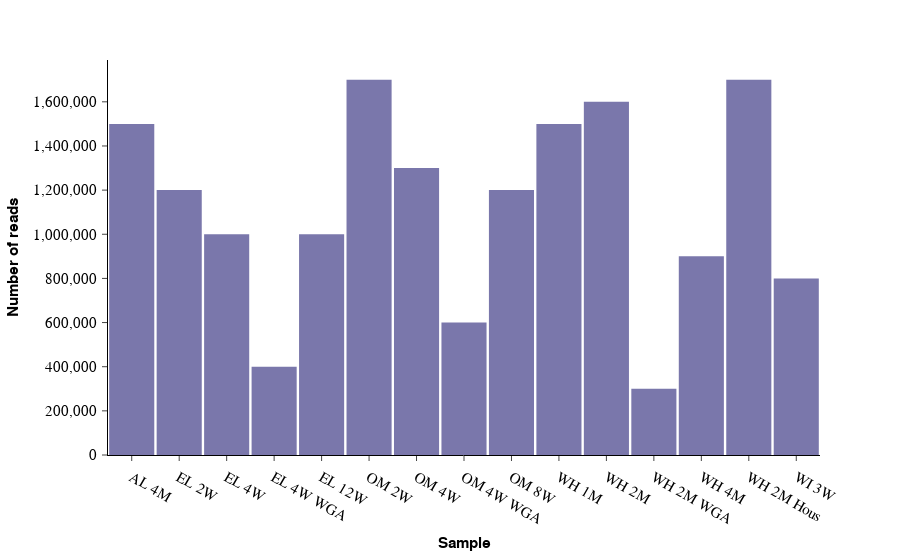

Notebook code for this chart:
### Markdown cell above
# 6. Vertical bar chart using `plotly`

### Code cell
fig = px.bar(x=sample_id, y=num_reads)
fig.update_layout(
    xaxis_title="Sample",
    yaxis_title="Number of reads",
    yaxis=dict(tickformat=","),
    showlegend=False,
)
fig.update_traces(marker_color=apc.aster.hex_code)
fig.show()

### Figure 1 — Plotly figure (JSON) as saved in the notebook; plotly's stock layout.template omitted (floating-point values rounded to 4 significant figures)
{"data": [{"hovertemplate": "x=%{x}<br>y=%{y}<extra></extra>", "legendgroup": "", "marker": {"color": "#7A77AB", "pattern": {"shape": ""}}, "name": "", "orientation": "v", "showlegend": false, "textposition": "auto", "type": "bar", "x": ["AL 4M", "EL 2W", "EL 4W", "EL 4W WGA", "EL 12W", "OM 2W", "OM 4W", "OM 4W WGA", "OM 8W", "WH 1M", "WH 2M", "WH 2M WGA", "WH 4M", "WH 2M Hous", "WI 3W"], "xaxis": "x", "y": [1500000, 1200000, 1000000, 400000, 1000000, 1700000, 1300000, 600000, 1200000, 1500000, 1600000, 300000, 900000, 1700000, 800000], "yaxis": "y"}], "layout": {"barmode": "relative", "legend": {"tracegroupgap": 0}, "margin": {"t": 60}, "showlegend": false, "xaxis": {"anchor": "y", "domain": [0, 1], "title": {"text": "Sample"}}, "yaxis": {"anchor": "x", "domain": [0, 1], "tickformat": ",", "title": {"text": "Number of reads"}}}}
